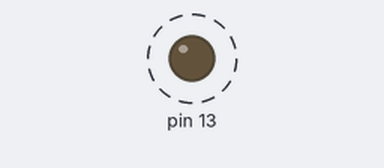
This sketch was run on a simulated Arduino Uno, built with avr-gcc and run on an emulated ATmega328P. Shown: output pins drawn as LEDs (lit = HIGH). Dashed ring = blinking.

Above: at 0.05 s.
Timing chart, 0 to 3.0 s (numbered marks = the images above):
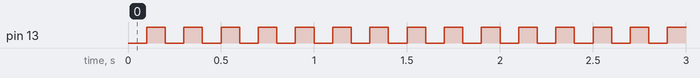

Measured:
- by itself, pin 13: alternates HIGH for 0.10 s and LOW for 0.10 s

The sketch:

Interrupt.ino
```cpp
#include <MsTimer2.h>

int _100ms_FG = LOW;
int _100ms_CNT = 0;
void TimerISR()
{
  _100ms_CNT++;
  if(_100ms_CNT>=10)
  {
    _100ms_CNT = 0;
    _100ms_FG = HIGH;

  }
}
void setup()
{
  pinMode(13, OUTPUT);
  MsTimer2::set(10, TimerISR);
  MsTimer2::start();
}
void loop()
{
  static boolean output = HIGH;

  if(_100ms_FG == HIGH)
  {
    _100ms_FG = LOW;
    digitalWrite(13, output);
    output = !output;
  }

}
```
